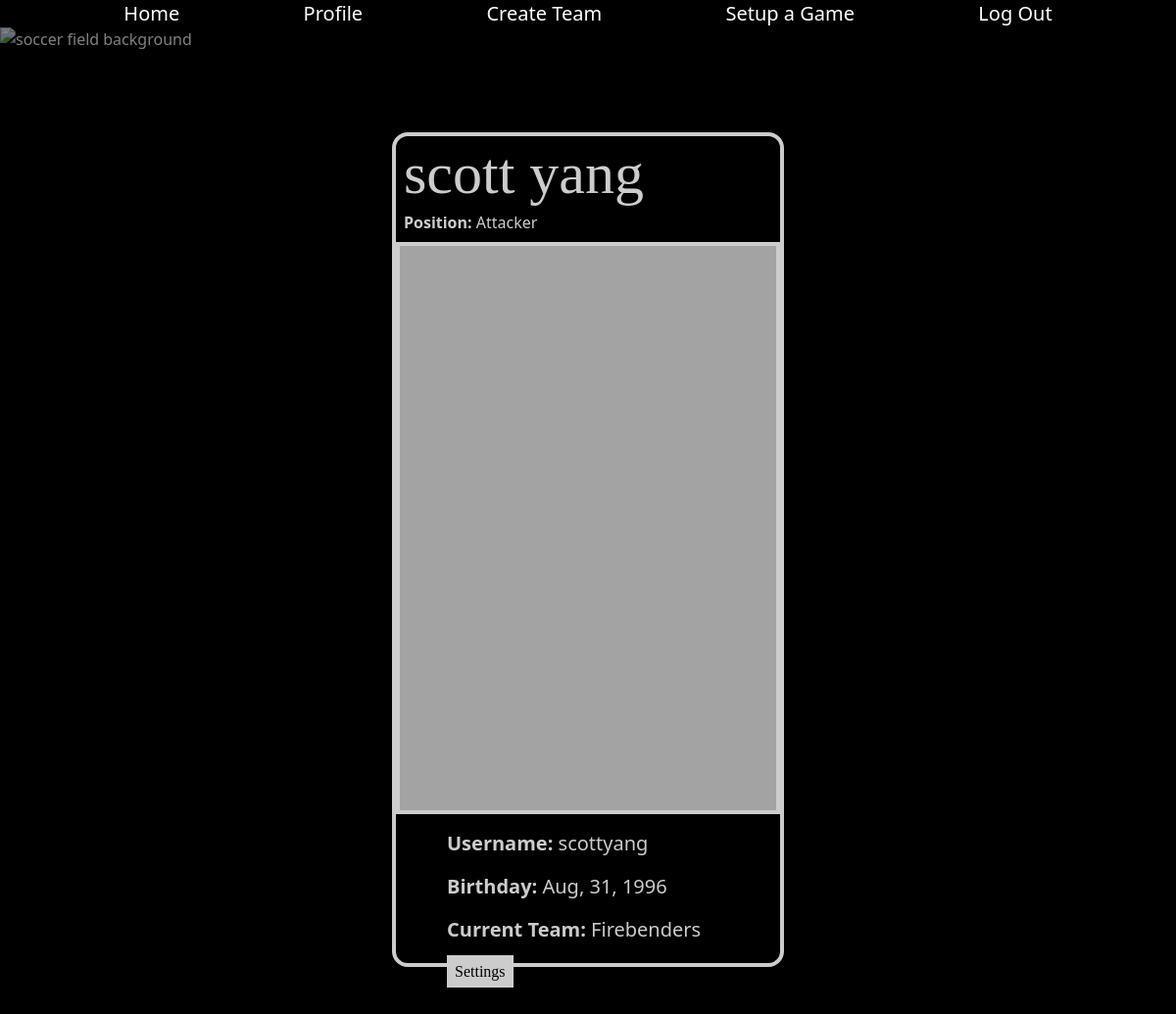
The app's page /profile/scottyang (signed in) with its own data.
### kickup_app/models.py (models this page shows, shortened)
class User(UserMixin, db.Model):
    id = db.Column(db.Integer, primary_key=True)
    username = db.Column(db.String(80), nullable=False)
    password = db.Column(db.String(200), nullable=False)
    profile_picture = db.Column(db.String(), nullable=True)
    first_name = db.Column(db.String(80), nullable=False)
    last_name = db.Column(db.String(80), nullable=False)
    birth_date = db.Column(db.Date)
    position = db.Column(db.Enum(Position, name="position_enum"))
    team_id = db.Column(db.Integer, db.ForeignKey('team.id'), nullable=True)
    team = db.relationship('Team', back_populates='players')

class Team(db.Model):
    id = db.Column(db.Integer, primary_key=True)
    team_name = db.Column(db.String(80), nullable=False)
    logo_url = db.Column(db.String(), nullable=True)
    date_formed = db.Column(db.Date)
    players = db.relationship('User', back_populates='team')
    home_games = db.relationship('Game', back_populates="home_team", foreign_keys="Game.home_id")
    away_games = db.relationship('Game', back_populates="away_team", foreign_keys="Game.away_id")
    def __str__(self):
        return f'{self.team_name}'

### kickup_app/main/routes.py (the view)
@main.route('/profile/<username>', methods=['GET', 'POST'])
@login_required
def profile(username):
  user = User.query.filter_by(username=username).one()
  return render_template('user_profile.html', user=user)

### kickup_app/extensions.py (called while the page is built)
@login_manager.user_loader
def load_user(user_id):
    return User.query.get(user_id)

### kickup_app/models.py (called while the page is built)
    def __str__(self):
        return str(self.value)

### kickup_app/templates/user_profile.html (shortened to what this page needs)
{% extends 'index.html' %}
{% block content %}
<section class="flex justify-center items-center h-screen">
  <section class="border-solid border-4 border-white w-2/6 h-4/5 rounded-2xl bg-black opacity-80 drop-shadow-xl">
    <h1 class="text-6xl font-serif m-2">{{ user.first_name }} {{ user.last_name }}</h1>
    <h2 class="m-2"><strong>Position: </strong>{{ user.position }}</h2>
    <img class="w-full border-solid border-4 border-white" src="{{user.profile_picture}}"/>
    <section class="w-80 m-auto">
      <p class="m-4 text-xl"><strong>Username: </strong>{{ user.username }}</p>
      <p class="m-4 text-xl"><strong>Birthday: </strong>{{ user.birth_date.strftime('%b, %d, %Y') }}</p>
      <p class="m-4 text-xl"><strong>Current Team: </strong>
        {% if not user.team %}
          None
        {% else %}
          {{ user.team }}
        {% endif %}
      </p>
      {% if current_user.id == user.id %}
      <a class="font-serif border-solid border-8 border-white bg-white text-black hover:opacity-50 m-4 w-full" href="/profile/{{user.username}}/settings">Settings</a>
      {% endif %}
    </section>
  </section>
</section>
{% endblock %}

### records on screen
User: first_name "scott", last_name "yang", position "Attacker", username "scottyang", birth_date "Aug, 31, 1996"
Team: team "Firebenders"
